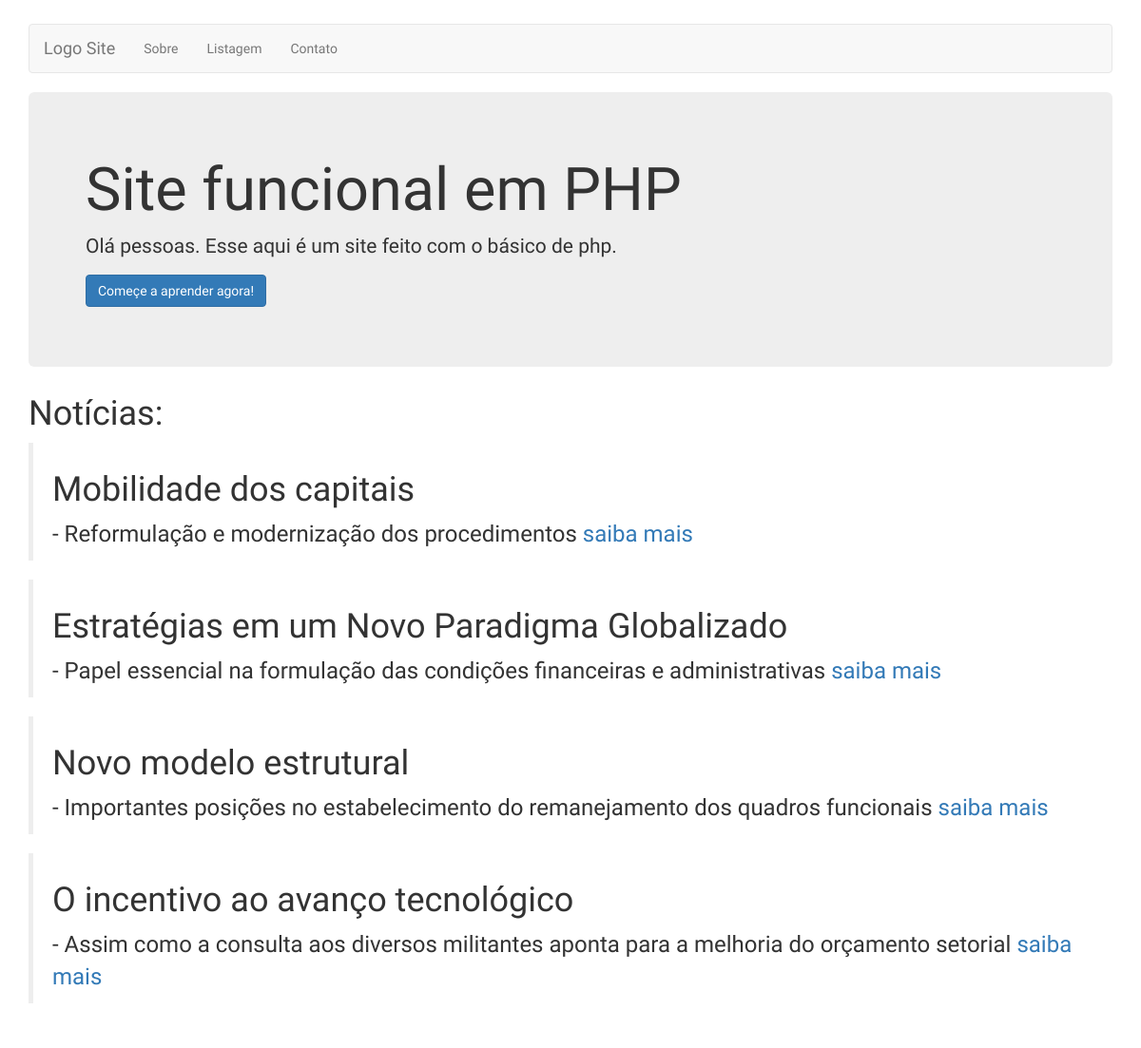
The page / on the database its author committed.
### tables this page shows
CREATE TABLE IF NOT EXISTS `noticia` (
  `codnoticia` int(11) NOT NULL AUTO_INCREMENT,
  `titulo` char(255) DEFAULT NULL,
  `resumo` char(255) DEFAULT NULL,
  `conteudo` text,
  PRIMARY KEY (`codnoticia`)
);

### classes/Repositorio.php (called while the page is built, shortened)
<?php
class Repositorio {
    public static function getNoticias() {
        $dados = array();
        try {
            $db = Database::getInstance();
            $sql = 'SELECT * FROM noticia';
            $stmt = $db->prepare($sql);
            $stmt->execute();
            $dados = $stmt->fetchAll(PDO::FETCH_OBJ);
        } catch (PDOException $ex) {
            echo $ex->getMessage();
            return;
        }
        return $dados;
    }
}

### index.php (the view, shortened to what this page needs)
<!doctype html>
<html lang="en">
    <?php include_once SITE_DIR . '/includes/head.php' ?>
    <?php require_once SITE_DIR . '/classes/Repositorio.php' ?>
    <body>
        <div id="wrap">
            <div class="container content ">
                <?php include_once './includes/navbar.php'; ?>
                <div class="jumbotron">
                    <h1>Site funcional em PHP</h1>
                    <p>Olá pessoas. Esse aqui é um site feito com o básico de php.</p>
                    <p><a target="_blank" href="http://www.w3schools.com/php/" class="btn btn-primary">Começe a aprender agora!</a></p>
                </div>
                <div class="noticias">
                    <h2>Notícias: </h2>
                    <?php foreach (Repositorio::getNoticias() as $noticia): ?>
                        <blockquote>
                            <h2><?php echo $noticia->titulo ?></h2>
                            <p>- <?php echo $noticia->resumo ?>
                                <a href="<?php echo 'http://' . SITE_URL . '/noticia.php?cod=' . $noticia->codnoticia ?>">saiba mais</a>
                            </p>
                        </blockquote>
                    <?php endforeach; ?>
                </div>
            </div>
        </div>
    </body>
</html>

### includes/head.php (shortened to what this page needs)
<head>
    <link rel="stylesheet" href="http://<?php echo SITE_URL ?>/css/bootstrap.min.css">
    <link rel="stylesheet" href="http://<?php echo SITE_URL ?>/css/global.css">
</head>

### includes/navbar.php
<nav class="navbar navbar-default">
    <div class="container-fluid">
        <div class="navbar-header">
            <a class="navbar-brand" href="http://<?php echo SITE_URL ?>/index.php">
                Logo Site
            </a>
        </div>
        <div>
            <ul class="navbar-nav nav">
                <li><a href="http://<?php echo SITE_URL ?>/sobre.php">Sobre</a></li>
                <li><a href="http://<?php echo SITE_URL ?>/listagem.php">Listagem</a></li>
                <li><a href="http://<?php echo SITE_URL ?>/contato.php">Contato</a></li>
            </ul>
        </div>
    </div>
</nav>

### css/global.css (style rules this page uses)
body { font-family: 'Raleway', sans-serif; }
p { font-size: 24px; }
h1 { font-size: 42px; }
h2 { font-size: 36px; }
.content { margin-top: 25px; }
#wrap { min-height: 100%; height: auto !important; height: 100%; margin: 0 auto -120px; padding: 0 0 120px; }

### rows shown on the page
noticia: titulo "Mobilidade dos capitais", resumo "Reformulação e modernização dos procedimentos"
noticia: titulo "Estratégias em um Novo Paradigma Globalizado", resumo "Papel essencial na formulação das condições financeiras e administrativas"
noticia: titulo "Novo modelo estrutural", resumo "Importantes posições no estabelecimento do remanejamento dos quadros funcionais"
noticia: titulo "O incentivo ao avanço tecnológico", resumo "Assim como a consulta aos diversos militantes aponta para a melhoria do orçamento setorial"
